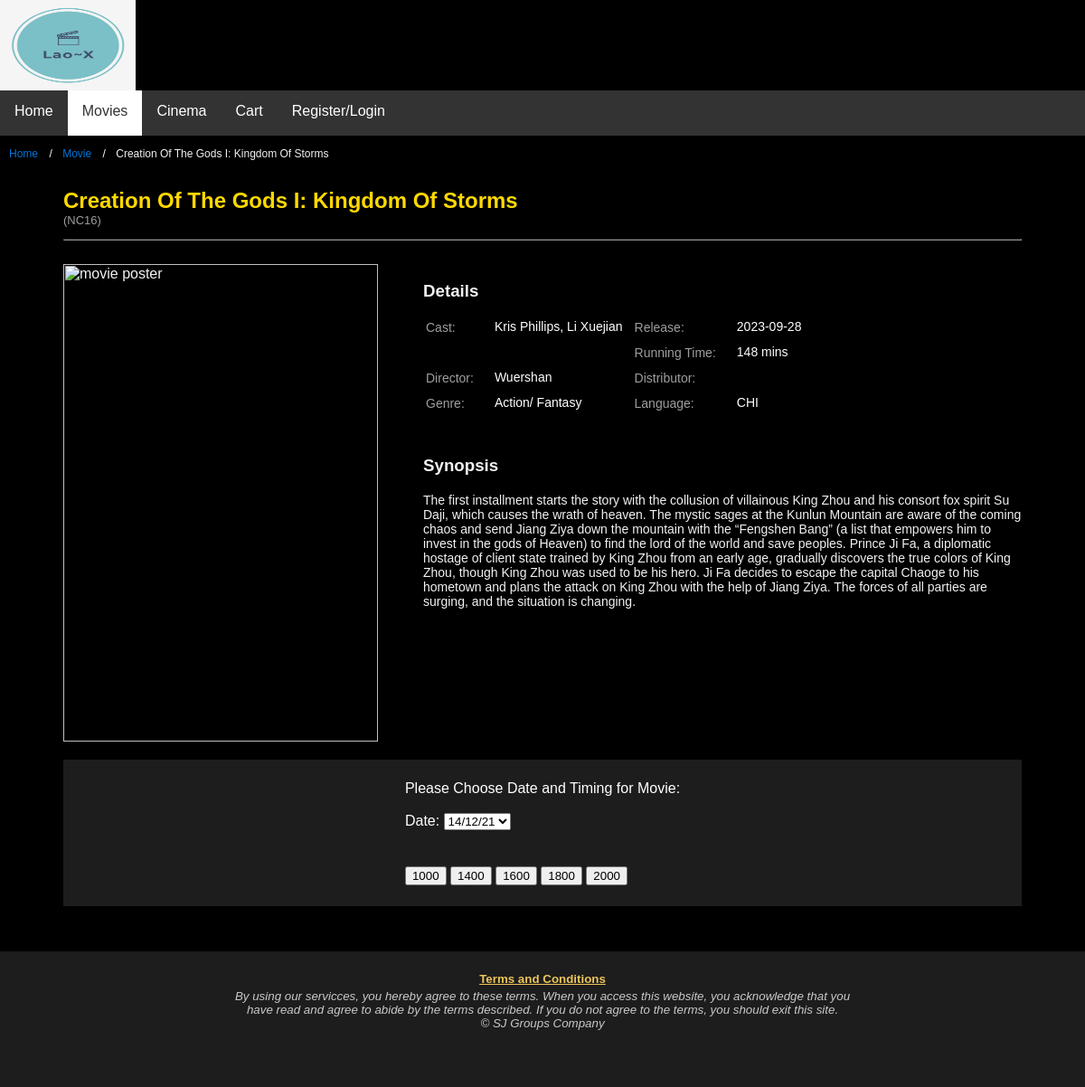
Screenshot of /get_movie.php?movie=3 with the database file from the repository.
### tables this page shows
CREATE TABLE IF NOT EXISTS `MOVIE` 
(
  `movie_id` int(5) NOT NULL AUTO_INCREMENT,
  `movie_name` varchar(50) NOT NULL,
  `duration` int(3) NOT NULL COMMENT 'mins',
  `language` varchar(3) NOT NULL COMMENT 'ENG / CHI/  HIN / MAL',
  `genre` varchar(50) NOT NULL,
  `cast` varchar(50) NOT NULL,
  `release_date` date NOT NULL,
  `synopsis` varchar(10000) NOT NULL,
  `image_dir` varchar(500) NOT NULL,
  `rating` varchar(50) NOT NULL,
   
  `director` varchar(200) NOT NULL,
  PRIMARY KEY (`movie_id`)
  
);

### get_movie.php (the view, shortened to what this page needs)
<?php
    $servername ="localhost";
    $username = "root";
    $password = "";
    $dbname = "my_project";
    $movie_id = (int)$_GET['movie'];
    $db = mysqli_connect($servername, $username, $password, $dbname);
    $query = "SELECT * FROM MOVIE WHERE movie_id=$movie_id";
    $result = $db->query($query);
    $row = $result->fetch_assoc();
    $movie_name = $row['movie_name'];
    $duration = $row['duration'];
    $language = $row['language'];
    $genre = $row['genre'];
    $distributor = $row['distributor'];
    $release_date = $row['release_date'];
    $image_dir = $row['image_dir'];
    $synopsis = $row['synopsis'];
    $rating = $row['rating'];
    $cast = $row['cast'];
    $director = $row['director'];
?>
<html lang="en">
<head>
    <link rel="stylesheet" href="stylesheet.css">
</head>
<body>
    <div id="wrapper">
        <header>
            <img id='company_logo' src="image\logo.png" alt="Logo" width="150px" height="100px">
        </header>
        <div id="nav">
            <nav>
                <ul class="nav">
                    <li class="nav"><a href="index.html">Home</a></li>
                    <li class="nav"><a class="active" href="movies.html">Movies</a></li>
                    <li class="nav"><a href="cinema.html">Cinema</a></li>
                    <li class="nav"><a href="cart.html">Cart</a></li>
                    <li class="nav"><a href="login.html">Register/Login</a></li>
                </ul>
            </nav>
        </div>
        <ul class="breadcrumb">
            <li><a href="index.html">Home</a></li>
            <li><a href="movies.html">Movie</a></li>
            <li><?php echo $movie_name ?></li>
        </ul>
        <div class="content">
            <div class="mini_wrapper">
                <h2 class="movie_title"><?php echo $movie_name ?></h2>
                <p class="rating">(<?php echo $rating?>)</p>
                <hr class="movie_title">
                <br>
                <div class="individual_mov">
                    <div id="img">
                        <img src="<?php echo $image_dir ?>" alt="movie poster">
                    </div>
                    <div id="info">
                        <div id="details">
                            <h3>Details</h3>
                            <table class="individual_mov">
                                <tr>
                                    <td rowspan="2" class="label">Cast: </td>
                                    <td rowspan="2" class="detail"><?php echo $cast ?></td>
                                    <td class="label">Release:</td>
                                    <td class="detail"><?php echo $release_date ?></td>
                                </tr>
                                <tr>
                                    <td class="label">Running Time: </td>
                                    <td class="detail"><?php echo $duration ?> mins</td>
                                </tr>
                                <tr>
                                    <td class="label">Director: </td>
                                    <td class="detail"><?php echo $director ?></td>
                                    <td class="label">Distributor: </td>
                                    <td class="detail"><?php echo $distributor ?></td>
                                </tr>
                                <tr>
                                    <td class="label">Genre: </td>
                                    <td class="detail"><?php echo $genre ?></td>
                                    <td class="label">Language: </td>
                                    <td class="detail"><?php echo $language ?></td>
                                </tr>
                            </table>
                        </div>
                        <div id="synopsis">
                            <h3>Synopsis</h3>
                            <p><?php echo $synopsis ?></p>
                        </div>
                    </div>
                </div>
                <div class="booking">
                    <form class="booking" action="ticket_purchase_cont.php" method="get">
                        <table class="booking">
                        <tr>
                            <td>
                                Please Choose Date and Timing for Movie: <br><br>Date:
                                <Select name = "date"> // drop down table for dates
                                    <option value = "14-Dec-2021">14/12/21</option>
                                </select>
                                <br><br>
                            </td>
                        </tr>
                        <tr>
                            <td>
                                <br>
                                <input class="ticket_timing_button" name = "timingButton" type="submit" value="1000">
                                <input class="ticket_timing_button" name = "timingButton" type="submit" value="1400">
                                <input class="ticket_timing_button" name = "timingButton" type="submit" value="1600">
                                <input class="ticket_timing_button" name = "timingButton" type="submit" value="1800">
                                <input class="ticket_timing_button" name = "timingButton" type="submit" value="2000">
                            </td>
                        </tr>
                        </table>
                    </form>
                </div>
            </div>
        </div>
        <footer class="footer">
           <table>
               <tr>
                   <td><a href="tnc.html"><small><b>Terms and Conditions</b></small></a></td>
               </tr>
               <tr>
                   <td><small><i>By using our servicces, you hereby agree to these terms. When you
                       access this website, you acknowledge that you <br>have read and agree to abide by
                       the terms described. If you do not agree to the terms,
                       you should exit this site. <br>&copy; SJ Groups Company</i></small>
                    </td>
               </tr>
           </table>
        </footer>
    </div>
</body>
</html>

### stylesheet.css (style rules this page uses)
body { background-color: #000; border: 0; margin: 0; font-family: Verdana, sans-serif; }
#wrapper { background-color: #000; width: 100%; color: #f2f2f2; min-height: 100%; min-width: 1100px; }
header { height: 100px; }
ul.nav { list-style-type: none; margin: 0; padding: 0; overflow: hidden; background-color: #333; }
li.nav { float: left; }
li.nav a { display: block; color: white; text-align: center; padding: 14px 16px; text-decoration: none; height: 50px; }
ul.nav li a.active { background-color: #ffffff; color: #333; }
footer { background-color: #333; bottom:0; width:100%; background:rgb(29, 29, 29); min-height: 150; }
footer table { color: rgb(201, 201, 201); border: 0px 20px 0px 0px; padding: 20px; margin: auto; }
footer table td { text-align: center; }
footer a { color: #ecc55a; }
div.content { clear: both; }
* { box-sizing: border-box; }
img { vertical-align: middle; }
ul.breadcrumb { padding: 10px 16px; list-style: none; background-color: #000; }
ul.breadcrumb li { display: inline; font-size: 12px; }
ul.breadcrumb li+li:before { padding: 8px; color: #FFF; content: "/\00a0"; }
ul.breadcrumb li a { color: #0275d8; text-decoration: none; }
ul.breadcrumb { margin-top: 0px; padding: 10px }
div.mini_wrapper { width: 1060px; margin: auto; }
h2.movie_title { color: #ffd900; font-size: 24px; margin-bottom: 0px; }
p.rating { margin-top: 0px; color: #9e9e9e; font-size: 13px; }
hr.movie_title { border-color: #8d8d8d; }
div.individual_mov { display: flex; padding-bottom: 20px; }
#img img { width: 348; height: 528; }
div #info { padding-left: 50px; }
table.individual_mov { padding-bottom: 20px; }
table.individual_mov td { color: #FFF; vertical-align: top; font-size: 14px; }
table.individual_mov td.detail { max-width: 300px; padding: 0px 10px 10px 20px }
table.individual_mov td.label { color: #9e9e9e; }
#synopsis p { font-size: 14px; }
div.booking { color: #FFF; background-color: #1d1d1d; margin-bottom: 50px; }
form.booking { padding: 20px; }
table.booking { color: #FFF; margin: auto; }

### rows the page displays
movie: movie_name "Creation Of The Gods I: Kingdom Of Storms", rating "NC16", cast "Kris Phillips, Li Xuejian", release_date "2023-09-28", duration "148", director "Wuershan", genre "Action/ Fantasy", language "CHI", synopsis "The first installment starts the story with the collusion of villainous King Zhou and his consort fox spirit Su Daji, which causes the wrath of heaven. The mystic sages at the Kunlun Mountain are aware of the coming chaos and send Jiang Ziya down the mountain with the “Fengshen Bang” (a list that empowers him to invest in the gods of Heaven) to find the lord of the world and save peoples. Prince Ji Fa, a diplomatic hostage of client state trained by King Zhou from an early age, gradually discovers the true colors of King Zhou, though King Zhou was used to be his hero. Ji Fa decides to escape the capital Chaoge to his hometown and plans the attack on King Zhou with the help of Jiang Ziya.…"
